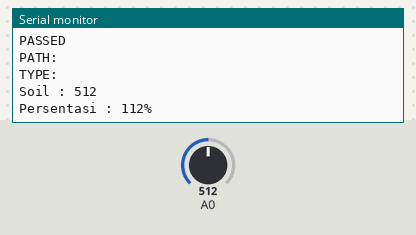
This sketch was run on a simulated ESP8266 (NodeMCU). On the bench: the last lines printed to the serial monitor. The inputs (shaded band) are chosen by the test bench; at power-on: A0 = 512. WiFi joins after 1.5 s; servers stay silent unless stated.

Above: at 2.7 s.
2.8 s: A0 set to 716
At 3.2 s:
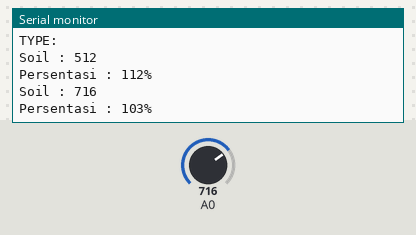
4.3 s: A0 set to 900
At 4.7 s:
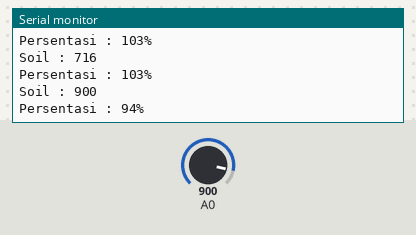
Timing chart, 0 to 7.3 s (numbered marks = the images above; inputs shaded):
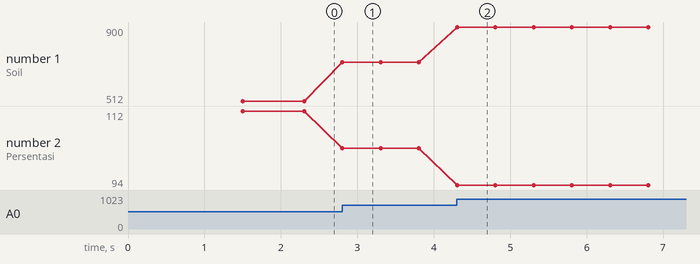

The sketch:

SIMONTA_V0.01.ino
```cpp
#include <Arduino.h>
#if defined(ESP32)
#include <WiFi.h>
#elif defined(ESP8266)
#include <ESP8266WiFi.h>
#endif
#include <Firebase_ESP_Client.h>
#include <WiFiManager.h>
//Provide the token generation process info.
#include "addons/TokenHelper.h"
//Provide the RTDB payload printing info and other helper functions.
#include "addons/RTDBHelper.h"

// Insert Firebase project API Key
#define API_KEY "AIzaSyCmDfuw9Pbo7n3z-X7uydGpE9dgyc7n5V4"

// Insert RTDB URLefine the RTDB URL */
#define DATABASE_URL "https://simonta-bba91-default-rtdb.firebaseio.com"

//Define Firebase Data object
FirebaseData fbdo;

FirebaseAuth auth;
FirebaseConfig config;

unsigned long sendDataPrevMillis = 0;
int count = 0;
bool signupOK = false;

int TGL = 89;

//SENSOR SOIL-----------------------------------------------------------------------------------------------
#define T1 14

int Dry = 3000;
int Wet = 800;

void setup() {
  Serial.begin(115200);
  WiFi.mode(WIFI_STA);
  WiFiManager wm;
  bool res;
  res = wm.autoConnect("SIMONTA"); // password protected ap

  if (!res) {
    Serial.println("Failed to connect");
    // ESP.restart();
  }
  else {
    //if you get here you have connected to the WiFi
    Serial.println("connected...yeey :)");
  }
  /* Assign the api key (required) */
  config.api_key = API_KEY;

  /* Assign the RTDB URL (required) */
  config.database_url = DATABASE_URL;

  /* Sign up */
  if (Firebase.signUp(&config, &auth, "", "")) {
    Serial.println("ok");
    signupOK = true;
  }
  else {
    Serial.printf("%s\n", config.signer.signupError.message.c_str());
  }

  /* Assign the callback function for the long running token generation task */
  config.token_status_callback = tokenStatusCallback; //see addons/TokenHelper.h

  Firebase.begin(&config, &auth);
  Firebase.reconnectWiFi(true);

}

void loop() {
//Sensor soil/tanah -------------------------------------------------------------------------------------------
  int NT1 = analogRead(T1);
  int PT1 = map(NT1,Dry,Wet,0,100);

//Print--------------------------------------------------------------------------------------------------------
  Serial.print("Soil : ");
  Serial.println(NT1);
  Serial.print("Persentasi : ");
  Serial.print(PT1);
  Serial.println("%");

  if (Firebase.ready() && signupOK && (millis() - sendDataPrevMillis > 15000 || sendDataPrevMillis == 0)) {
    sendDataPrevMillis = millis();
    // Write an Int number on the database path test/int
    if (Firebase.RTDB.setInt(&fbdo, "MONITOR/T1",PT1)) {
      Serial.println("PASSED");
      Serial.println("PATH: " + fbdo.dataPath());
      Serial.println("TYPE: " + fbdo.dataType());
    }else {
      Serial.println("FAILED");
      Serial.println("REASON: " + fbdo.errorReason());
    }if (Firebase.RTDB.setInt(&fbdo, "MONITOR/S1",NT1)) {
      Serial.println("PASSED");
      Serial.println("PATH: " + fbdo.dataPath());
      Serial.println("TYPE: " + fbdo.dataType());
    }else {
      Serial.println("FAILED");
      Serial.println("REASON: " + fbdo.errorReason());
    }
  }
  delay(500);
}
```

Measured:
- after the input at 2.8 s, the serial monitor: prints a new line at once (image 1)
- after the input at 4.3 s, the serial monitor: prints a new line at once (image 2)
- plotted number 1: 512 → 716 after the input at 2.8 s, 716 → 900 after the input at 4.3 s
- plotted number 2: 112 → 103 after the input at 2.8 s, 103 → 94 after the input at 4.3 s
